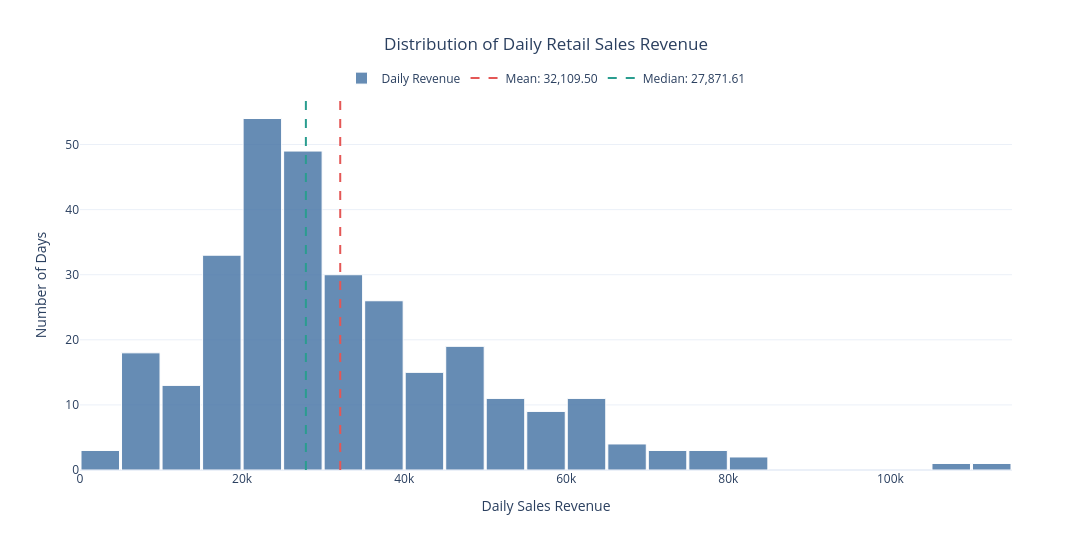

The cell this chart's notebook holds for it:
### Markdown cell above
### Univariate Analysis
#### Analyzing the Distribution of Daily Sales Revenue

### Code cell
import plotly.graph_objects as go

non_merchandise_codes = [
    "POST", "DOT", "C2", "M", "D",
    "S", "BANK CHARGES", "AMAZONFEE", "CRUK", "B"
]

merchandise_df = eda_df.loc[
    ~eda_df["StockCode"].isin(non_merchandise_codes)
].copy()

daily_revenue = (
    merchandise_df.groupby("Transaction_Date")["Line_Amount"]
    .sum()
    .sort_index()
)

mean_revenue = daily_revenue.mean()
median_revenue = daily_revenue.median()

fig = go.Figure()

fig.add_trace(
    go.Histogram(
        x=daily_revenue,
        nbinsx=30,
        name="Daily Revenue",
        marker=dict(
            color="#4C78A8",
            line=dict(color="white", width=1)
        ),
        opacity=0.85,
        hovertemplate="Daily Revenue: %{x:,.2f}<br>Number of Days: %{y}<extra></extra>"
    )
)

fig.add_vline(
    x=mean_revenue,
    line=dict(color="#E45756", width=2, dash="dash")
)

fig.add_vline(
    x=median_revenue,
    line=dict(color="#2A9D8F", width=2, dash="dash")
)

fig.add_trace(
    go.Scatter(
        x=[None],
        y=[None],
        mode="lines",
        line=dict(color="#E45756", width=2, dash="dash"),
        name=f"Mean: {mean_revenue:,.2f}"
    )
)

fig.add_trace(
    go.Scatter(
        x=[None],
        y=[None],
        mode="lines",
        line=dict(color="#2A9D8F", width=2, dash="dash"),
        name=f"Median: {median_revenue:,.2f}"
    )
)

fig.update_layout(
    title=dict(
        text="Distribution of Daily Retail Sales Revenue",
        x=0.5,
        xanchor="center"
    ),
    xaxis_title="Daily Sales Revenue",
    yaxis_title="Number of Days",
    template="plotly_white",
    width=1100,
    height=550,
    bargap=0.05,
    legend=dict(
        orientation="h",
        yanchor="bottom",
        y=1.02,
        xanchor="center",
        x=0.5
    ),
    hovermode="closest"
)

fig.show()

display(
    daily_revenue.describe(
        percentiles=[0.25, 0.50, 0.75, 0.90, 0.95, 0.99]
    ).to_frame("Daily_Revenue")
)

### Figure 1 — Plotly figure (JSON) as saved in the notebook; plotly's stock layout.template omitted (floating-point values rounded to 4 significant figures; data arrays with more than 128 entries replaced by an {"elided": "..."} marker saying what was removed)
{"data": [{"hovertemplate": "Daily Revenue: %{x:,.2f}<br>Number of Days: %{y}<extra></extra>", "marker": {"color": "#4C78A8", "line": {"color": "white", "width": 1}}, "name": "Daily Revenue", "nbinsx": 30, "opacity": 0.85, "type": "histogram", "x": {"elided": "305 float values"}}, {"line": {"color": "#E45756", "dash": "dash", "width": 2}, "mode": "lines", "name": "Mean: 32,109.50", "type": "scatter", "x": [null], "y": [null]}, {"line": {"color": "#2A9D8F", "dash": "dash", "width": 2}, "mode": "lines", "name": "Median: 27,871.61", "type": "scatter", "x": [null], "y": [null]}], "layout": {"bargap": 0.05, "height": 550, "hovermode": "closest", "legend": {"orientation": "h", "x": 0.5, "xanchor": "center", "y": 1.02, "yanchor": "bottom"}, "shapes": [{"line": {"color": "#E45756", "dash": "dash", "width": 2}, "type": "line", "x0": 32110.0, "x1": 32110.0, "xref": "x", "y0": 0, "y1": 1, "yref": "y domain"}, {"line": {"color": "#2A9D8F", "dash": "dash", "width": 2}, "type": "line", "x0": 27870.0, "x1": 27870.0, "xref": "x", "y0": 0, "y1": 1, "yref": "y domain"}], "title": {"text": "Distribution of Daily Retail Sales Revenue", "x": 0.5, "xanchor": "center"}, "width": 1100, "xaxis": {"title": {"text": "Daily Sales Revenue"}}, "yaxis": {"title": {"text": "Number of Days"}}}}
